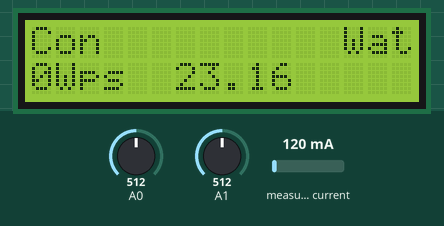
Bench run of a sketch on a simulated Arduino Uno, built with avr-gcc and run on an emulated ATmega328P. Parts: 16×2 character LCD. The inputs (shaded band) are chosen by the test bench; at power-on: measured current 120 mA, A0 = 512, A1 = 512. What the sketch prints to the serial monitor is not drawn.

Above: at 1.2 s.
1.3 s: measured current set to 1500 mA
At 5.6 s:
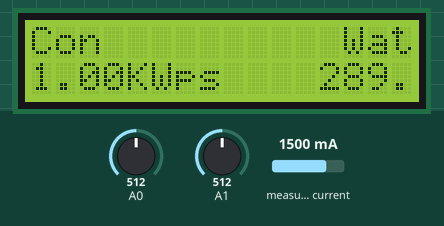
5.8 s: A0 set to 716
At 7.1 s:
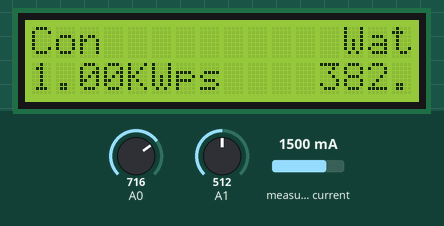
8.8 s: measured current set to 40 mA
At 10.3 s:
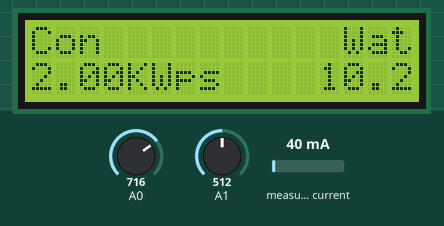
12.4 s: A0 set to 900
At 14.4 s:
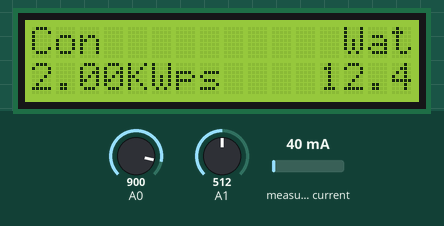
16.1 s: measured current set to 500 mA
At 18.0 s:
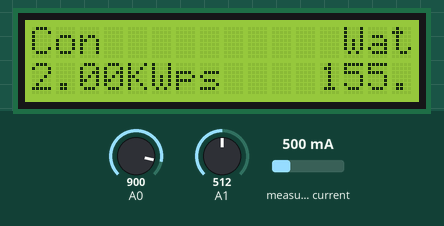
19.7 s: A0 set to 1011
At 36.2 s:
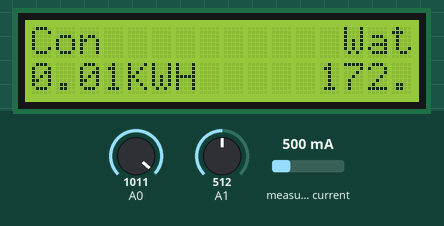
Timing chart, 0 to 37.7 s (numbered marks = the images above; inputs shaded):
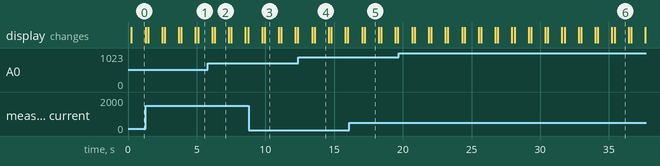

Measured:
- after the input at 12.4 s, the display: first differs from a run without the input after 1.2 s (image 4)
- after the input at 16.1 s, the display: first differs from a run without the input after 1.1 s (image 5)
- what the display in image 0 shows lasts 1.1 s, from 0.2 s to 1.3 s

The sketch:

sketch_feb03a.ino
```cpp
#include "EmonLib.h"                   // Include Emon Library
#include <LiquidCrystal.h>

// initialize the library with the numbers of the interface pins
LiquidCrystal lcd(9, 8, 7,6,5,4);

EnergyMonitor emon1;                   // Create an instance
int start;
long long t,cons;
void setup()
{
  Serial.begin(9600);
  lcd.begin(16, 2);
  emon1.current(A1, 30);             // Current: input pin, calibration.
  start=0;
}

void loop()
{
  lcd.clear();
  lcd.setCursor(0,0);
  double Irms =emon1.calcIrms(1480);
  int asensor=analogRead(A1);
  //Serial.print(Irms);         // Apparent power
  Serial.print("Current: ");
  Serial.print(Irms);          // Irms
  Serial.print("Amps ");
  int sensorValue = analogRead(A0);
  double vold=0,volm=0;
  if(sensorValue!=0){
    vold=sensorValue*0.00500752;
    volm=round((vold+0.594286)/0.016429);
    volm++;
  }// print out the value you read:
  //Serial.print("Detected volt:");
  //Serial.print(vold);
  Serial.print("  mains voltage:");
  Serial.print(volm);
  //Serial.print("  Sensor val:");
  //Serial.print(sensorValue);
  //Serial.print(" Volts ");
  float power=volm*Irms;
  Serial.print("Power: ");
  Serial.print(power);
  Serial.print(" Watts ");

  t=millis()-start;
  start=millis();
  t=t/1000;
  double temp;
  temp=t*power;
  //temp=temp/1000;
  //temp=temp/3600;
  cons=cons+temp;
  Serial.println((int)cons);
  lcd.print("Con          Wat");
  lcd.setCursor(0,1);
  if(cons<1001)
  {
  lcd.print((int)cons);
  lcd.print("Wps  ");
  }
  else if(cons<20001)
  {
  double tem=cons/1000;
  lcd.print(tem);
  lcd.print("KWps    ");
  }
  else
  {
  double tem=cons/1000;
  tem=tem/3600;
  lcd.print(tem);
  lcd.print("KWH     ");
  }
  lcd.print(power);
  delay(1024);
  }
```
